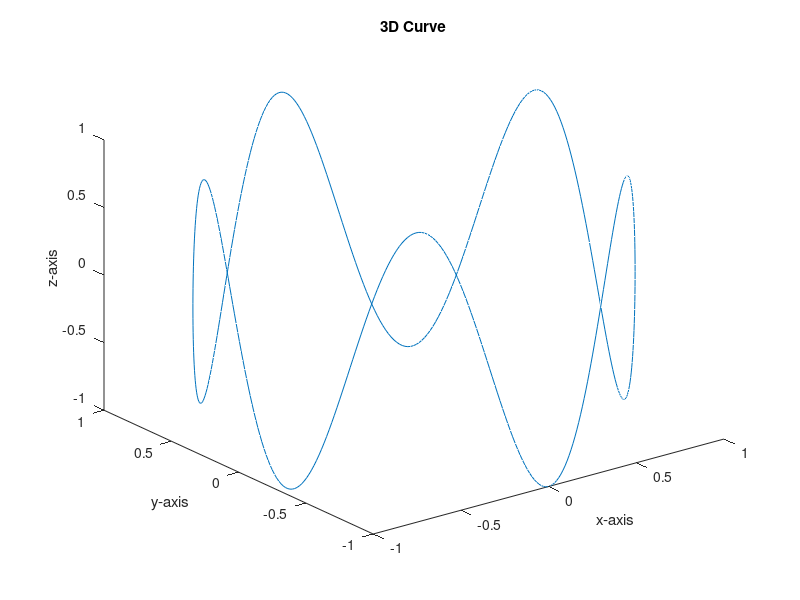

Recreate this plot in MATLAB.
clear
clc
t = linspace(0,2*pi,500);
x=cos(t);
y=sin(t);
z=sin(5*t);
comet3(x,y,z);
plot3(x,y,z);
xlabel('x-axis');
ylabel('y-axis');
zlabel('z-axis');
title('3D Curve')
